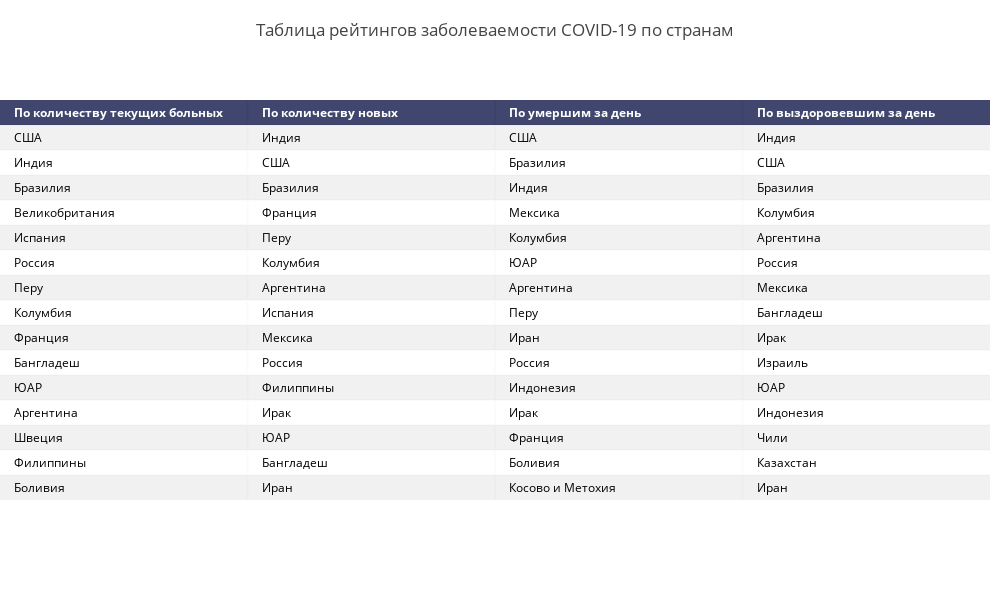

Notebook source saved alongside this figure:
### Code cell
covid_rates = pd.DataFrame()
mask = (X.Date==myday)&(X.Country!='Весь мир')
today_cases = X[mask]
#covid_rates.reset_index(drop=True)
covid_rates['По количеству текущих больных'] = today_cases.sort_values(by=['Remaining_ill'],ascending = False).Country.reset_index(drop=True)
covid_rates['По количеству новых'] = today_cases.sort_values(by=['Day_confirmed'],ascending = False).Country.reset_index(drop=True)
covid_rates['По умершим за день'] = today_cases.sort_values(by=['Day_deaths'],ascending = False).Country.reset_index(drop=True)
covid_rates['По выздоровевшим за день'] = today_cases.sort_values(by=['Day_recovered'],ascending = False).Country.reset_index(drop=True)
covid_rates.head(10)
fig =  ff.create_table(covid_rates.head(15))
fig.update_layout(
    
                  title_text ='Таблица рейтингов заболеваемости COVID-19 по странам',
                  margin = {'t':100, 'b':100},
                  title_x = 0.5,
                  title_y= 0.95,
                  title_xanchor = "center",
                  title_yanchor = "middle", 
                  
                  width = 990, height = 600,template = 'gridon',
    
    
                  xaxis_title='',yaxis_title = ''
)


fig.show()

### Figure 1 — Plotly figure (JSON) as saved in the notebook; plotly's stock layout.template omitted (floating-point values rounded to 4 significant figures)
{"data": [{"colorscale": [[0, "#00083e"], [0.5, "#ededee"], [1, "#ffffff"]], "hoverinfo": "none", "opacity": 0.75, "showscale": false, "type": "heatmap", "z": [[0, 0, 0, 0], [0.5, 0.5, 0.5, 0.5], [1, 1, 1, 1], [0.5, 0.5, 0.5, 0.5], [1, 1, 1, 1], [0.5, 0.5, 0.5, 0.5], [1, 1, 1, 1], [0.5, 0.5, 0.5, 0.5], [1, 1, 1, 1], [0.5, 0.5, 0.5, 0.5], [1, 1, 1, 1], [0.5, 0.5, 0.5, 0.5], [1, 1, 1, 1], [0.5, 0.5, 0.5, 0.5], [1, 1, 1, 1], [0.5, 0.5, 0.5, 0.5]]}], "layout": {"annotations": [{"align": "left", "font": {"color": "#ffffff"}, "showarrow": false, "text": "<b>По количеству текущих больных</b>", "x": -0.45, "xanchor": "left", "xref": "x", "y": 0, "yref": "y"}, {"align": "left", "font": {"color": "#ffffff"}, "showarrow": false, "text": "<b>По количеству новых</b>", "x": 0.55, "xanchor": "left", "xref": "x", "y": 0, "yref": "y"}, {"align": "left", "font": {"color": "#ffffff"}, "showarrow": false, "text": "<b>По умершим за день</b>", "x": 1.55, "xanchor": "left", "xref": "x", "y": 0, "yref": "y"}, {"align": "left", "font": {"color": "#ffffff"}, "showarrow": false, "text": "<b>По выздоровевшим за день</b>", "x": 2.55, "xanchor": "left", "xref": "x", "y": 0, "yref": "y"}, {"align": "left", "font": {"color": "#000000"}, "showarrow": false, "text": "США", "x": -0.45, "xanchor": "left", "xref": "x", "y": 1, "yref": "y"}, {"align": "left", "font": {"color": "#000000"}, "showarrow": false, "text": "Индия", "x": 0.55, "xanchor": "left", "xref": "x", "y": 1, "yref": "y"}, {"align": "left", "font": {"color": "#000000"}, "showarrow": false, "text": "США", "x": 1.55, "xanchor": "left", "xref": "x", "y": 1, "yref": "y"}, {"align": "left", "font": {"color": "#000000"}, "showarrow": false, "text": "Индия", "x": 2.55, "xanchor": "left", "xref": "x", "y": 1, "yref": "y"}, {"align": "left", "font": {"color": "#000000"}, "showarrow": false, "text": "Индия", "x": -0.45, "xanchor": "left", "xref": "x", "y": 2, "yref": "y"}, {"align": "left", "font": {"color": "#000000"}, "showarrow": false, "text": "США", "x": 0.55, "xanchor": "left", "xref": "x", "y": 2, "yref": "y"}, {"align": "left", "font": {"color": "#000000"}, "showarrow": false, "text": "Бразилия", "x": 1.55, "xanchor": "left", "xref": "x", "y": 2, "yref": "y"}, {"align": "left", "font": {"color": "#000000"}, "showarrow": false, "text": "США", "x": 2.55, "xanchor": "left", "xref": "x", "y": 2, "yref": "y"}, {"align": "left", "font": {"color": "#000000"}, "showarrow": false, "text": "Бразилия", "x": -0.45, "xanchor": "left", "xref": "x", "y": 3, "yref": "y"}, {"align": "left", "font": {"color": "#000000"}, "showarrow": false, "text": "Бразилия", "x": 0.55, "xanchor": "left", "xref": "x", "y": 3, "yref": "y"}, {"align": "left", "font": {"color": "#000000"}, "showarrow": false, "text": "Индия", "x": 1.55, "xanchor": "left", "xref": "x", "y": 3, "yref": "y"}, {"align": "left", "font": {"color": "#000000"}, "showarrow": false, "text": "Бразилия", "x": 2.55, "xanchor": "left", "xref": "x", "y": 3, "yref": "y"}, {"align": "left", "font": {"color": "#000000"}, "showarrow": false, "text": "Великобритания", "x": -0.45, "xanchor": "left", "xref": "x", "y": 4, "yref": "y"}, {"align": "left", "font": {"color": "#000000"}, "showarrow": false, "text": "Франция", "x": 0.55, "xanchor": "left", "xref": "x", "y": 4, "yref": "y"}, {"align": "left", "font": {"color": "#000000"}, "showarrow": false, "text": "Мексика", "x": 1.55, "xanchor": "left", "xref": "x", "y": 4, "yref": "y"}, {"align": "left", "font": {"color": "#000000"}, "showarrow": false, "text": "Колумбия", "x": 2.55, "xanchor": "left", "xref": "x", "y": 4, "yref": "y"}, {"align": "left", "font": {"color": "#000000"}, "showarrow": false, "text": "Испания", "x": -0.45, "xanchor": "left", "xref": "x", "y": 5, "yref": "y"}, {"align": "left", "font": {"color": "#000000"}, "showarrow": false, "text": "Перу", "x": 0.55, "xanchor": "left", "xref": "x", "y": 5, "yref": "y"}, {"align": "left", "font": {"color": "#000000"}, "showarrow": false, "text": "Колумбия", "x": 1.55, "xanchor": "left", "xref": "x", "y": 5, "yref": "y"}, {"align": "left", "font": {"color": "#000000"}, "showarrow": false, "text": "Аргентина", "x": 2.55, "xanchor": "left", "xref": "x", "y": 5, "yref": "y"}, {"align": "left", "font": {"color": "#000000"}, "showarrow": false, "text": "Россия", "x": -0.45, "xanchor": "left", "xref": "x", "y": 6, "yref": "y"}, {"align": "left", "font": {"color": "#000000"}, "showarrow": false, "text": "Колумбия", "x": 0.55, "xanchor": "left", "xref": "x", "y": 6, "yref": "y"}, {"align": "left", "font": {"color": "#000000"}, "showarrow": false, "text": "ЮАР", "x": 1.55, "xanchor": "left", "xref": "x", "y": 6, "yref": "y"}, {"align": "left", "font": {"color": "#000000"}, "showarrow": false, "text": "Россия", "x": 2.55, "xanchor": "left", "xref": "x", "y": 6, "yref": "y"}, {"align": "left", "font": {"color": "#000000"}, "showarrow": false, "text": "Перу", "x": -0.45, "xanchor": "left", "xref": "x", "y": 7, "yref": "y"}, {"align": "left", "font": {"color": "#000000"}, "showarrow": false, "text": "Аргентина", "x": 0.55, "xanchor": "left", "xref": "x", "y": 7, "yref": "y"}, {"align": "left", "font": {"color": "#000000"}, "showarrow": false, "text": "Аргентина", "x": 1.55, "xanchor": "left", "xref": "x", "y": 7, "yref": "y"}, {"align": "left", "font": {"color": "#000000"}, "showarrow": false, "text": "Мексика", "x": 2.55, "xanchor": "left", "xref": "x", "y": 7, "yref": "y"}, {"align": "left", "font": {"color": "#000000"}, "showarrow": false, "text": "Колумбия", "x": -0.45, "xanchor": "left", "xref": "x", "y": 8, "yref": "y"}, {"align": "left", "font": {"color": "#000000"}, "showarrow": false, "text": "Испания", "x": 0.55, "xanchor": "left", "xref": "x", "y": 8, "yref": "y"}, {"align": "left", "font": {"color": "#000000"}, "showarrow": false, "text": "Перу", "x": 1.55, "xanchor": "left", "xref": "x", "y": 8, "yref": "y"}, {"align": "left", "font": {"color": "#000000"}, "showarrow": false, "text": "Бангладеш", "x": 2.55, "xanchor": "left", "xref": "x", "y": 8, "yref": "y"}, {"align": "left", "font": {"color": "#000000"}, "showarrow": false, "text": "Франция", "x": -0.45, "xanchor": "left", "xref": "x", "y": 9, "yref": "y"}, {"align": "left", "font": {"color": "#000000"}, "showarrow": false, "text": "Мексика", "x": 0.55, "xanchor": "left", "xref": "x", "y": 9, "yref": "y"}, {"align": "left", "font": {"color": "#000000"}, "showarrow": false, "text": "Иран", "x": 1.55, "xanchor": "left", "xref": "x", "y": 9, "yref": "y"}, {"align": "left", "font": {"color": "#000000"}, "showarrow": false, "text": "Ирак", "x": 2.55, "xanchor": "left", "xref": "x", "y": 9, "yref": "y"}, {"align": "left", "font": {"color": "#000000"}, "showarrow": false, "text": "Бангладеш", "x": -0.45, "xanchor": "left", "xref": "x", "y": 10, "yref": "y"}, {"align": "left", "font": {"color": "#000000"}, "showarrow": false, "text": "Россия", "x": 0.55, "xanchor": "left", "xref": "x", "y": 10, "yref": "y"}, {"align": "left", "font": {"color": "#000000"}, "showarrow": false, "text": "Россия", "x": 1.55, "xanchor": "left", "xref": "x", "y": 10, "yref": "y"}, {"align": "left", "font": {"color": "#000000"}, "showarrow": false, "text": "Израиль", "x": 2.55, "xanchor": "left", "xref": "x", "y": 10, "yref": "y"}, {"align": "left", "font": {"color": "#000000"}, "showarrow": false, "text": "ЮАР", "x": -0.45, "xanchor": "left", "xref": "x", "y": 11, "yref": "y"}, {"align": "left", "font": {"color": "#000000"}, "showarrow": false, "text": "Филиппины", "x": 0.55, "xanchor": "left", "xref": "x", "y": 11, "yref": "y"}, {"align": "left", "font": {"color": "#000000"}, "showarrow": false, "text": "Индонезия", "x": 1.55, "xanchor": "left", "xref": "x", "y": 11, "yref": "y"}, {"align": "left", "font": {"color": "#000000"}, "showarrow": false, "text": "ЮАР", "x": 2.55, "xanchor": "left", "xref": "x", "y": 11, "yref": "y"}, {"align": "left", "font": {"color": "#000000"}, "showarrow": false, "text": "Аргентина", "x": -0.45, "xanchor": "left", "xref": "x", "y": 12, "yref": "y"}, {"align": "left", "font": {"color": "#000000"}, "showarrow": false, "text": "Ирак", "x": 0.55, "xanchor": "left", "xref": "x", "y": 12, "yref": "y"}, {"align": "left", "font": {"color": "#000000"}, "showarrow": false, "text": "Ирак", "x": 1.55, "xanchor": "left", "xref": "x", "y": 12, "yref": "y"}, {"align": "left", "font": {"color": "#000000"}, "showarrow": false, "text": "Индонезия", "x": 2.55, "xanchor": "left", "xref": "x", "y": 12, "yref": "y"}, {"align": "left", "font": {"color": "#000000"}, "showarrow": false, "text": "Швеция", "x": -0.45, "xanchor": "left", "xref": "x", "y": 13, "yref": "y"}, {"align": "left", "font": {"color": "#000000"}, "showarrow": false, "text": "ЮАР", "x": 0.55, "xanchor": "left", "xref": "x", "y": 13, "yref": "y"}, {"align": "left", "font": {"color": "#000000"}, "showarrow": false, "text": "Франция", "x": 1.55, "xanchor": "left", "xref": "x", "y": 13, "yref": "y"}, {"align": "left", "font": {"color": "#000000"}, "showarrow": false, "text": "Чили", "x": 2.55, "xanchor": "left", "xref": "x", "y": 13, "yref": "y"}, {"align": "left", "font": {"color": "#000000"}, "showarrow": false, "text": "Филиппины", "x": -0.45, "xanchor": "left", "xref": "x", "y": 14, "yref": "y"}, {"align": "left", "font": {"color": "#000000"}, "showarrow": false, "text": "Бангладеш", "x": 0.55, "xanchor": "left", "xref": "x", "y": 14, "yref": "y"}, {"align": "left", "font": {"color": "#000000"}, "showarrow": false, "text": "Боливия", "x": 1.55, "xanchor": "left", "xref": "x", "y": 14, "yref": "y"}, {"align": "left", "font": {"color": "#000000"}, "showarrow": false, "text": "Казахстан", "x": 2.55, "xanchor": "left", "xref": "x", "y": 14, "yref": "y"}, {"align": "left", "font": {"color": "#000000"}, "showarrow": false, "text": "Боливия", "x": -0.45, "xanchor": "left", "xref": "x", "y": 15, "yref": "y"}, {"align": "left", "font": {"color": "#000000"}, "showarrow": false, "text": "Иран", "x": 0.55, "xanchor": "left", "xref": "x", "y": 15, "yref": "y"}, {"align": "left", "font": {"color": "#000000"}, "showarrow": false, "text": "Косово и Метохия", "x": 1.55, "xanchor": "left", "xref": "x", "y": 15, "yref": "y"}, {"align": "left", "font": {"color": "#000000"}, "showarrow": false, "text": "Иран", "x": 2.55, "xanchor": "left", "xref": "x", "y": 15, "yref": "y"}], "height": 600, "margin": {"b": 100, "l": 0, "r": 0, "t": 100}, "title": {"text": "Таблица рейтингов заболеваемости COVID-19 по странам", "x": 0.5, "xanchor": "center", "y": 0.95, "yanchor": "middle"}, "width": 990, "xaxis": {"dtick": 1, "gridwidth": 2, "showticklabels": false, "tick0": -0.5, "ticks": "", "title": {"text": ""}, "zeroline": false}, "yaxis": {"autorange": "reversed", "dtick": 1, "gridwidth": 2, "showticklabels": false, "tick0": 0.5, "ticks": "", "title": {"text": ""}, "zeroline": false}}}
